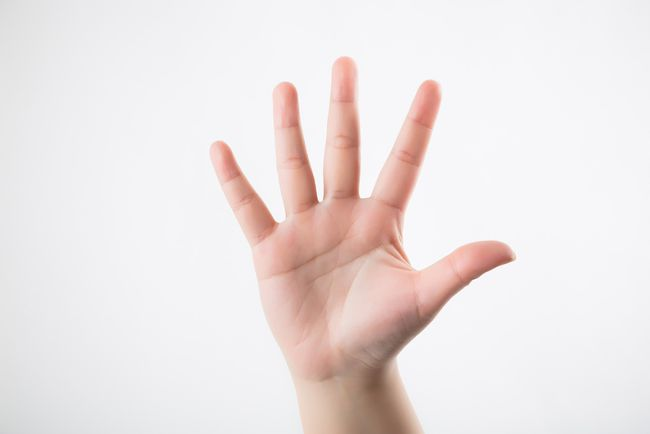
//> input picture Demo24/1.jpeg, 650 x 434 px
$ ./back_project   (built with g++ and OpenCV 4)
//> lines starting //> are read from the running program, lines starting //| are printed output that depends on the picture
#include <opencv2/opencv.hpp>
#include <iostream>
#include <math.h>

using namespace std;
using namespace cv;

Mat src;
Mat hsv;
Mat hue;
int bins = 12;

void Hist_And_Backprojection(int, void *);

int main(int argc, char **argv) {
    src = imread("../1.jpeg");
//> src is the input picture: 434 rows x 650 cols, CV_8UC3; mean B, G, R 228, 228.7, 236.5
    if (src.empty()) {
        printf("could not load image...\n");
        return -1;
    }
    const char *window_image = "input image";
    namedWindow(window_image, WINDOW_NORMAL);
    //imshow(window_image, src);
    //waitKey(0);
    namedWindow("BackProj", WINDOW_NORMAL);
    namedWindow("Histogram", WINDOW_NORMAL);

    cvtColor(src, hsv, COLOR_BGR2HSV);
//> hsv: 434 rows x 650 cols, CV_8UC3; mean H, S, V 94.3, 14.1, 238.1
    hue.create(hsv.size(), hsv.depth());
    int nchannels[] = {0, 0};
    mixChannels(&hsv, 1, &hue, 1, nchannels, 1);
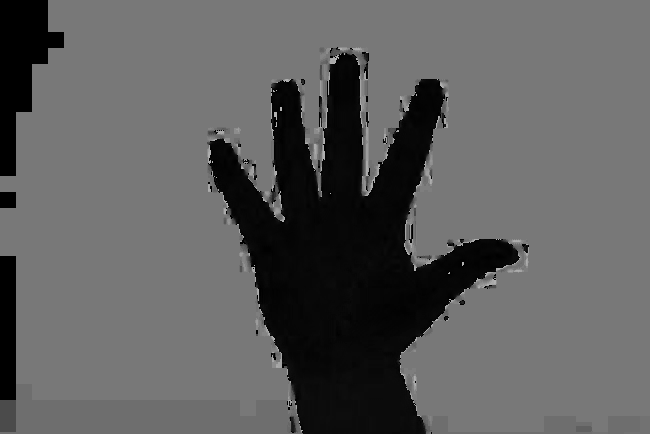
//> hue: 434 rows x 650 cols, CV_8UC1; min 0, max 179, mean 94.3

    createTrackbar("Histogram Bins:", window_image, &bins, 180, Hist_And_Backprojection);
    Hist_And_Backprojection(0, 0);

    imshow(window_image, src);
    waitKey(0);
    return 0;
}

void Hist_And_Backprojection(int, void *) {
    float range[] = {0, 180};
    const float *histRanges = {range};
    Mat h_hist;
    calcHist(&hue, 1, 0, Mat(), h_hist, 1, &bins, &histRanges, true, false);
//> h_hist = [61766, 646, 342, 150, 125, 1302, 1351, 13445, 199985, 1084, 435, 1469]; bins = 12
    normalize(h_hist, h_hist, 0, 255, NORM_MINMAX, -1, Mat());
//> h_hist = [78.65, 0.665, 0.277, 0.0319, 0, 1.5, 1.56, 16.99, 255, 1.22, 0.396, 1.71]

    Mat backPrjImage;
    calcBackProject(&hue, 1, 0, h_hist, backPrjImage, &histRanges, 1, true);
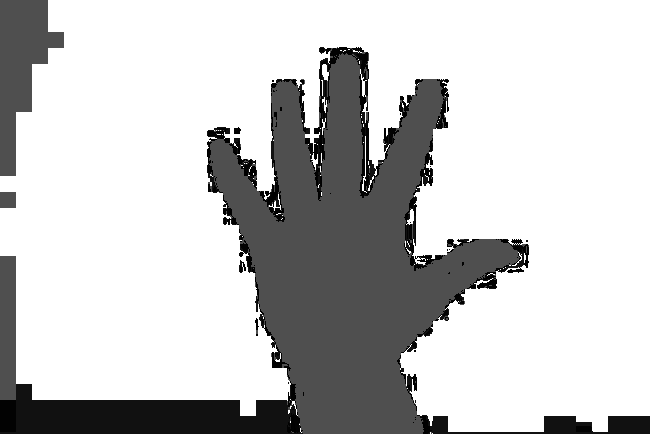
//> backPrjImage: 434 rows x 650 cols, CV_8UC1; min 0, max 255, mean 198.9
    imshow("BackProj", backPrjImage);

    int hist_h = 400;
    int hist_w = 400;
    Mat histImage(hist_w, hist_h, CV_8UC3, Scalar(0, 0, 0));
    int bin_w = (hist_w / bins);
//> bin_w = 33
    for (int i = 1; i < bins; i++) {
        rectangle(histImage,
                  Point((i - 1) * bin_w, (hist_h - cvRound(h_hist.at<float>(i - 1) * (400 / 255)))),
                //Point(i*bin_w, (hist_h - cvRound(h_hist.at<float>(i) * (400 / 255)))),
                  Point(i * bin_w, hist_h),
                  Scalar(0, 0, 255), -1);
    }
//> this loop made 11 passes
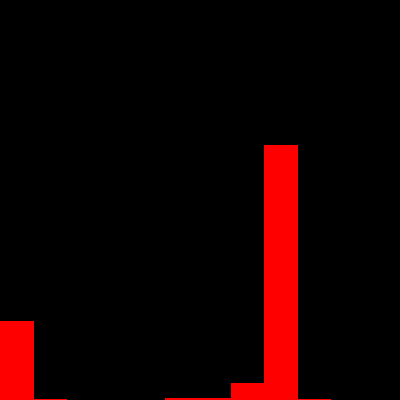
//> histImage: 400 rows x 400 cols, CV_8UC3; mean B, G, R 0, 0, 19.3
    imshow("Histogram", histImage);

    return;
}
